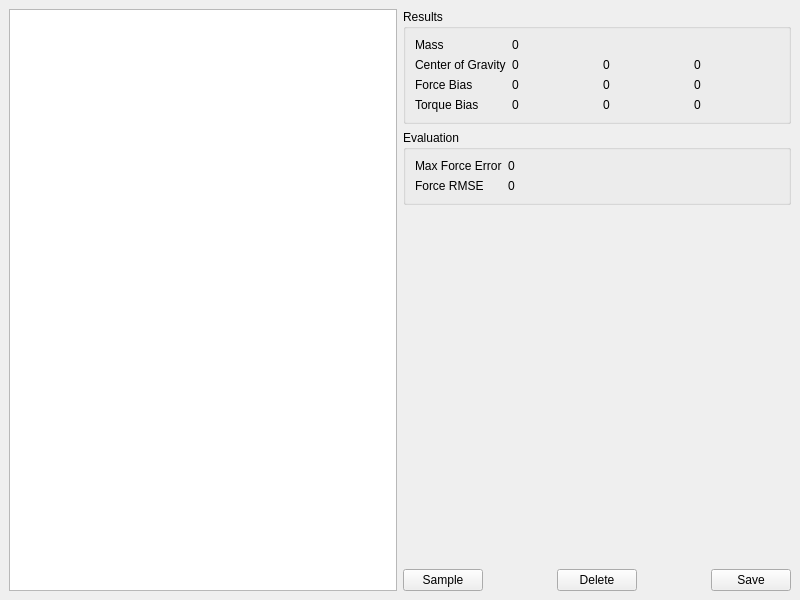
<?xml version="1.0" encoding="UTF-8"?>
<ui version="4.0">
 <class>MainWindow</class>
 <widget class="QMainWindow" name="MainWindow">
  <property name="geometry">
   <rect>
    <x>0</x>
    <y>0</y>
    <width>800</width>
    <height>600</height>
   </rect>
  </property>
  <property name="windowTitle">
   <string>MainWindow</string>
  </property>
  <widget class="QWidget" name="centralwidget">
   <layout class="QHBoxLayout" name="horizontalLayout_2">
    <item>
     <widget class="QListWidget" name="sampleList"/>
    </item>
    <item>
     <layout class="QVBoxLayout" name="verticalLayout">
      <item>
       <widget class="QGroupBox" name="groupBox">
        <property name="title">
         <string>Results</string>
        </property>
        <layout class="QFormLayout" name="formLayout">
         <item row="0" column="0">
          <widget class="QLabel" name="label">
           <property name="text">
            <string>Mass</string>
           </property>
          </widget>
         </item>
         <item row="1" column="1">
          <layout class="QHBoxLayout" name="horizontalLayout_3">
           <item>
            <widget class="QLabel" name="cogXLabel">
             <property name="text">
              <string>0</string>
             </property>
            </widget>
           </item>
           <item>
            <widget class="QLabel" name="cogYLabel">
             <property name="text">
              <string>0</string>
             </property>
            </widget>
           </item>
           <item>
            <widget class="QLabel" name="cogZLabel">
             <property name="text">
              <string>0</string>
             </property>
            </widget>
           </item>
          </layout>
         </item>
         <item row="1" column="0">
          <widget class="QLabel" name="label_9">
           <property name="text">
            <string>Center of Gravity</string>
           </property>
          </widget>
         </item>
         <item row="0" column="1">
          <widget class="QLabel" name="massLabel">
           <property name="text">
            <string>0</string>
           </property>
          </widget>
         </item>
         <item row="2" column="0">
          <widget class="QLabel" name="label_11">
           <property name="text">
            <string>Force Bias</string>
           </property>
          </widget>
         </item>
         <item row="2" column="1">
          <layout class="QHBoxLayout" name="horizontalLayout_4">
           <item>
            <widget class="QLabel" name="forceBiasXLabel">
             <property name="text">
              <string>0</string>
             </property>
            </widget>
           </item>
           <item>
            <widget class="QLabel" name="forceBiasYLabel">
             <property name="text">
              <string>0</string>
             </property>
            </widget>
           </item>
           <item>
            <widget class="QLabel" name="forceBiasZLabel">
             <property name="text">
              <string>0</string>
             </property>
            </widget>
           </item>
          </layout>
         </item>
         <item row="3" column="0">
          <widget class="QLabel" name="label_15">
           <property name="text">
            <string>Torque Bias</string>
           </property>
          </widget>
         </item>
         <item row="3" column="1">
          <layout class="QHBoxLayout" name="horizontalLayout_5">
           <item>
            <widget class="QLabel" name="torqueBiasXLabel">
             <property name="text">
              <string>0</string>
             </property>
            </widget>
           </item>
           <item>
            <widget class="QLabel" name="torqueBiasYLabel">
             <property name="text">
              <string>0</string>
             </property>
            </widget>
           </item>
           <item>
            <widget class="QLabel" name="torqueBiasZLabel">
             <property name="text">
              <string>0</string>
             </property>
            </widget>
           </item>
          </layout>
         </item>
        </layout>
       </widget>
      </item>
      <item>
       <widget class="QGroupBox" name="groupBox_2">
        <property name="title">
         <string>Evaluation</string>
        </property>
        <layout class="QFormLayout" name="formLayout_2">
         <item row="0" column="0">
          <widget class="QLabel" name="label_3">
           <property name="text">
            <string>Max Force Error</string>
           </property>
          </widget>
         </item>
         <item row="0" column="1">
          <widget class="QLabel" name="forceErrorLabel">
           <property name="text">
            <string>0</string>
           </property>
          </widget>
         </item>
         <item row="1" column="0">
          <widget class="QLabel" name="label_5">
           <property name="text">
            <string>Force RMSE</string>
           </property>
          </widget>
         </item>
         <item row="1" column="1">
          <widget class="QLabel" name="forceRMSELabel">
           <property name="text">
            <string>0</string>
           </property>
          </widget>
         </item>
        </layout>
       </widget>
      </item>
      <item>
       <spacer name="verticalSpacer">
        <property name="orientation">
         <enum>Qt::Vertical</enum>
        </property>
        <property name="sizeHint" stdset="0">
         <size>
          <width>20</width>
          <height>40</height>
         </size>
        </property>
       </spacer>
      </item>
      <item>
       <layout class="QHBoxLayout" name="horizontalLayout">
        <item>
         <widget class="QPushButton" name="sampleButton">
          <property name="text">
           <string>Sample</string>
          </property>
         </widget>
        </item>
        <item>
         <spacer name="horizontalSpacer">
          <property name="orientation">
           <enum>Qt::Horizontal</enum>
          </property>
          <property name="sizeHint" stdset="0">
           <size>
            <width>40</width>
            <height>20</height>
           </size>
          </property>
         </spacer>
        </item>
        <item>
         <widget class="QPushButton" name="deleteButton">
          <property name="text">
           <string>Delete</string>
          </property>
         </widget>
        </item>
        <item>
         <spacer name="horizontalSpacer_3">
          <property name="orientation">
           <enum>Qt::Horizontal</enum>
          </property>
          <property name="sizeHint" stdset="0">
           <size>
            <width>40</width>
            <height>20</height>
           </size>
          </property>
         </spacer>
        </item>
        <item>
         <widget class="QPushButton" name="saveButton">
          <property name="text">
           <string>Save</string>
          </property>
         </widget>
        </item>
       </layout>
      </item>
     </layout>
    </item>
   </layout>
  </widget>
 </widget>
 <resources/>
 <connections/>
</ui>
